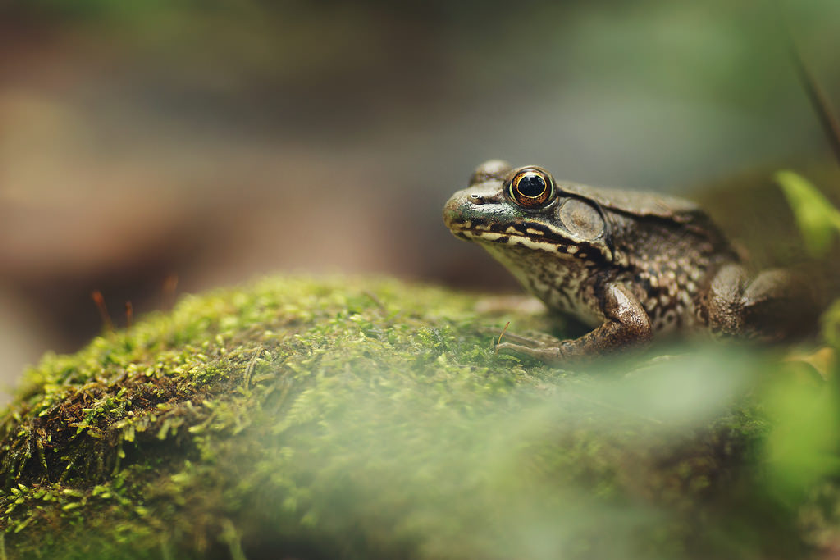
#> input picture Images/stock/frog.png, 840 x 560 px, given in place of frog.jpg, which was not available
$ python code.py
#> lines starting #> are read from the running program, lines starting #| are printed output that depends on the picture
# -*- coding: utf-8 -*-
import ImageFont
import Image
import ImageDraw
text = "Руский текст"
font = ImageFont.truetype("Fonts/journalism.ttf", 95)
image = Image.open('Images/frog.jpg','r')
#> image is the input picture: PIL image 840x560 RGB; mean R, G, B 113.8, 111.9, 74.7
draw = ImageDraw.Draw(image)
draw.text((400,500), text.encode('utf-8'),font=font, fill=(255,243,243))
image.save("Images/format.png")
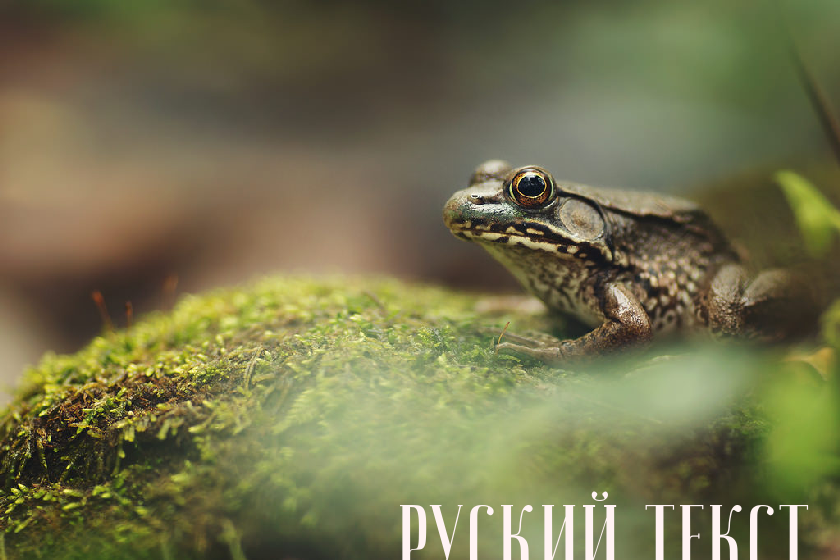
#> saved as format.png: PIL image 840x560 RGB; mean R, G, B 115.9, 113.8, 77.1

$ run again, with Images/stock/beach_1.jpeg saved as Images/stock/frog.png
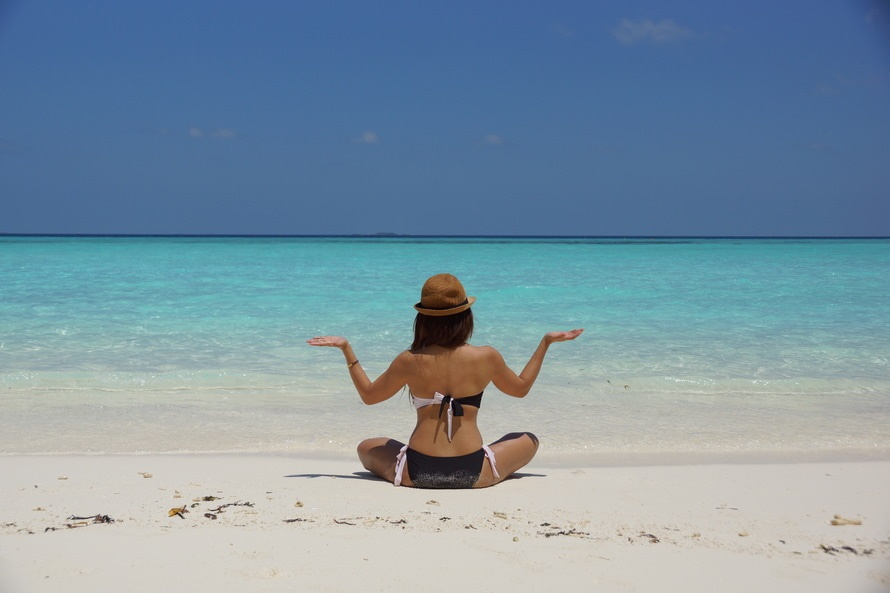
#> input picture Images/stock/beach_1.jpeg, 890 x 593 px, given in place of frog.jpg, which was not available
#> image is the input picture: PIL image 890x593 RGB; mean R, G, B 125.7, 149, 164.4
#> `image.save("Images/format.png")`:
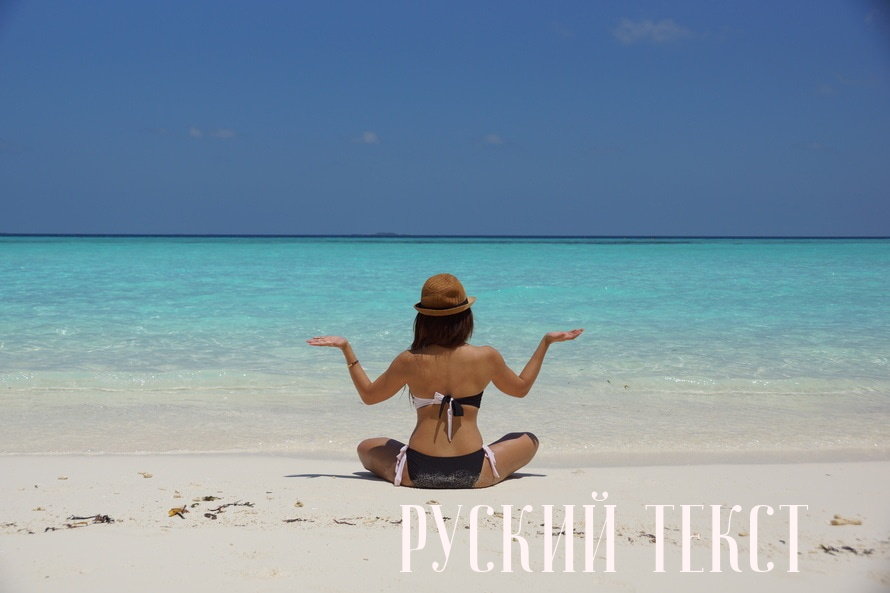
#> saved as format.png: PIL image 890x593 RGB; mean R, G, B 126.5, 149.6, 165.2
